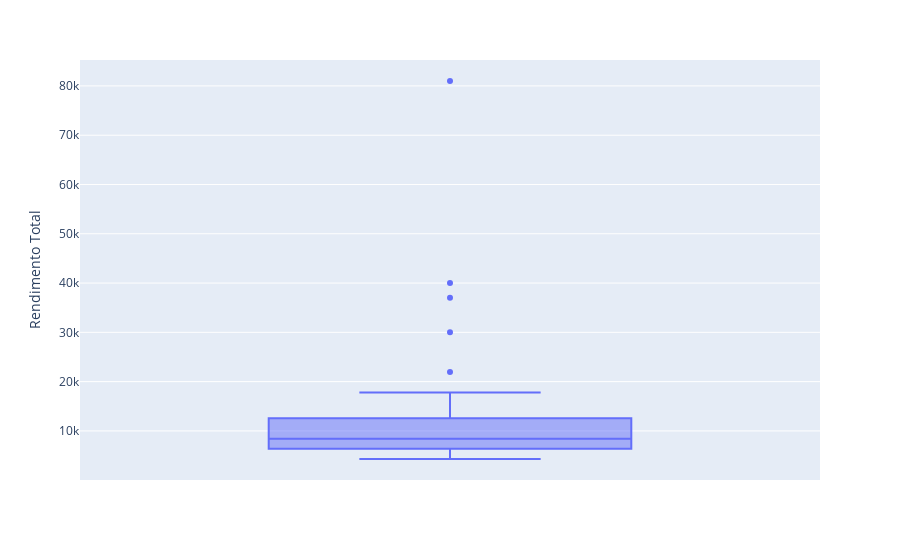

The cell this chart's notebook holds for it:
### Markdown cell above
Existem clientes que possuem rendimento total discrepante em relação aos demais clientes? Analise o boxplot.

### Code cell
fig_box = px.box(df_cred, y= 'Rendimento Total')
fig_box.show()

### Figure 1 — Plotly figure (JSON) as saved in the notebook; plotly's stock layout.template omitted (floating-point values rounded to 4 significant figures)
{"data": [{"alignmentgroup": "True", "hovertemplate": "Rendimento Total=%{y}<extra></extra>", "legendgroup": "", "marker": {"color": "#636efa"}, "name": "", "notched": false, "offsetgroup": "", "orientation": "v", "showlegend": false, "type": "box", "x0": " ", "xaxis": "x", "y": [4300, 4400, 4800, 5000, 5000, 5000, 5000, 5800, 6000, 6000, 6000, 6320, 6400, 6500, 6800, 6900, 6927, 7000, 7825, 7890, 8000, 8000, 8000, 8100, 8700, 8784, 8800, 10000, 10000, 10000, 10527, 10736, 11000, 12000, 12000, 12200, 12910.0, 13348, 13500, 14584, 15000, 15400, 17800, 21950, 30000, 37000, 40000, 81000], "y0": " ", "yaxis": "y"}], "layout": {"autosize": true, "boxmode": "group", "legend": {"tracegroupgap": 0}, "margin": {"t": 60}, "xaxis": {"anchor": "y", "autorange": true, "domain": [0, 1], "range": [-0.5, 0.5], "type": "category"}, "yaxis": {"anchor": "x", "autorange": true, "domain": [0, 1], "range": [38.89, 85260.0], "title": {"text": "Rendimento Total"}, "type": "linear"}}}
